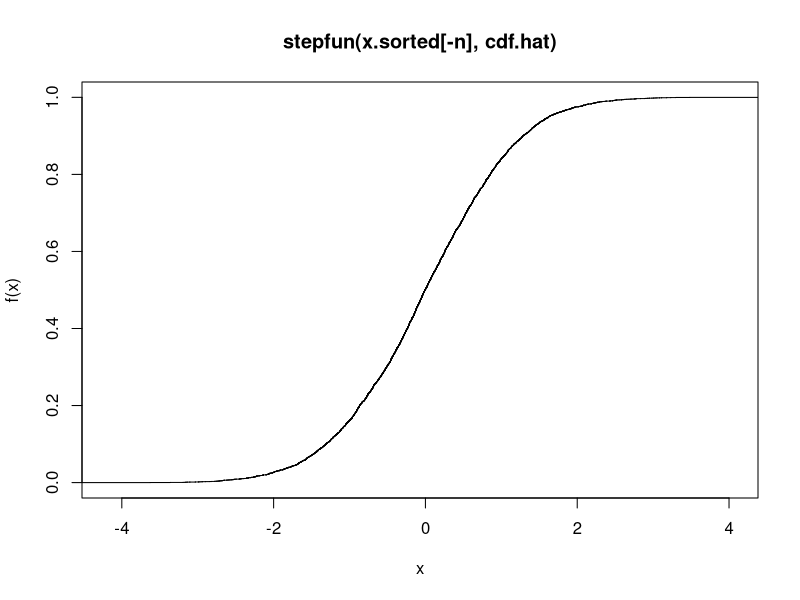
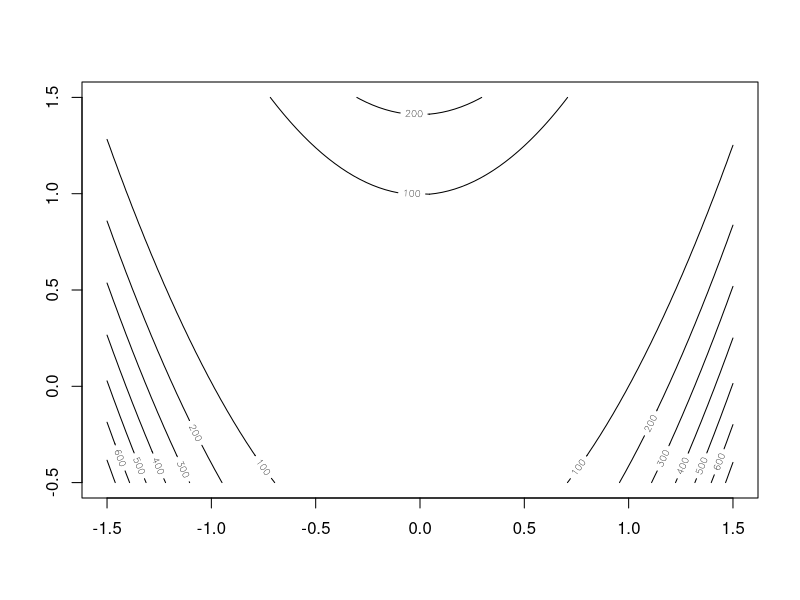
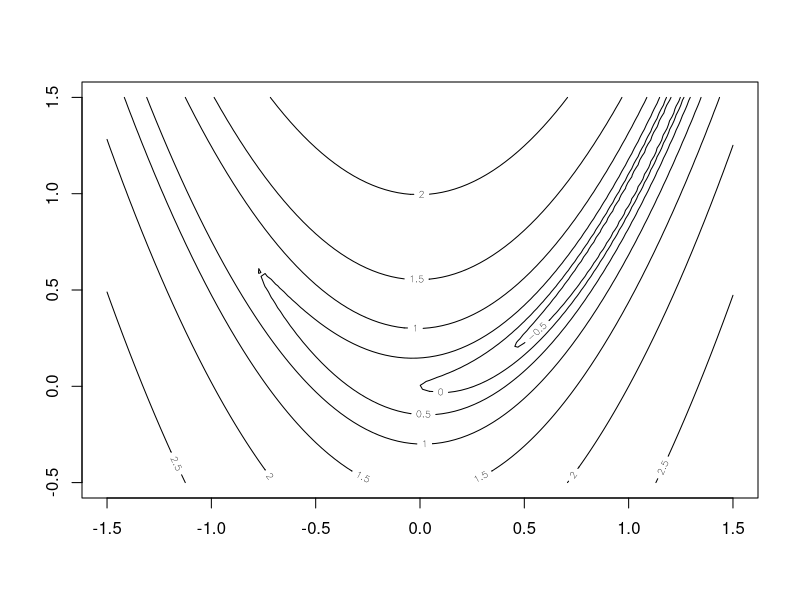
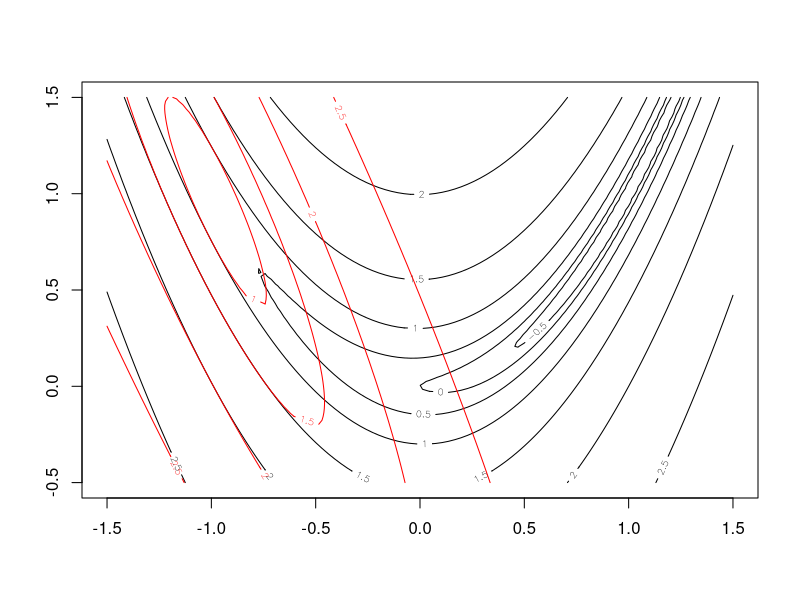
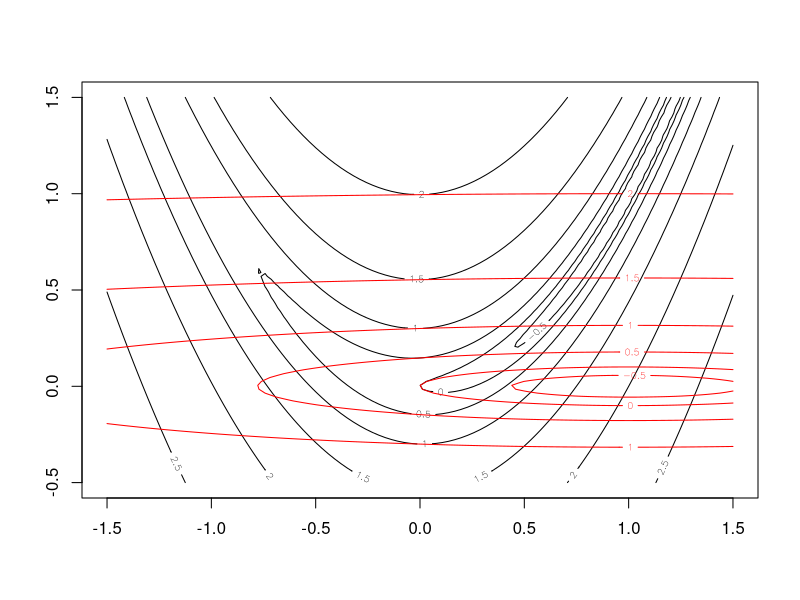
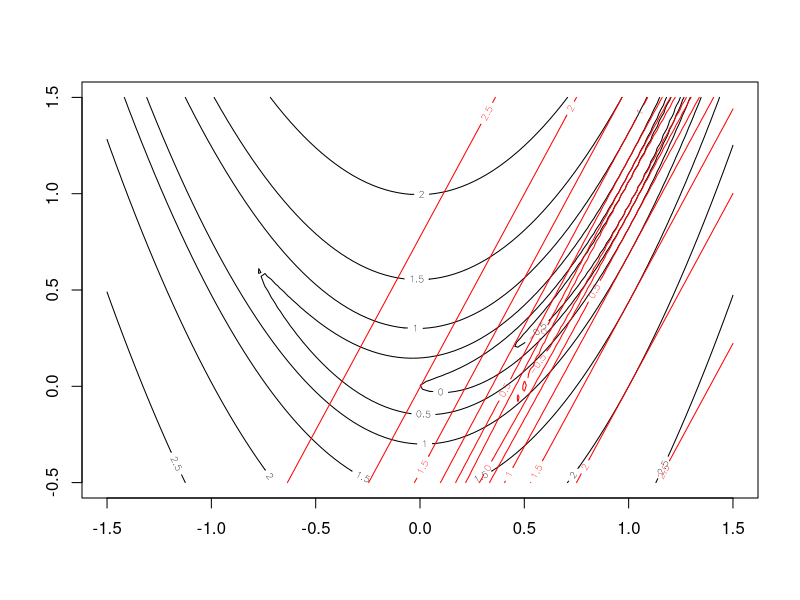
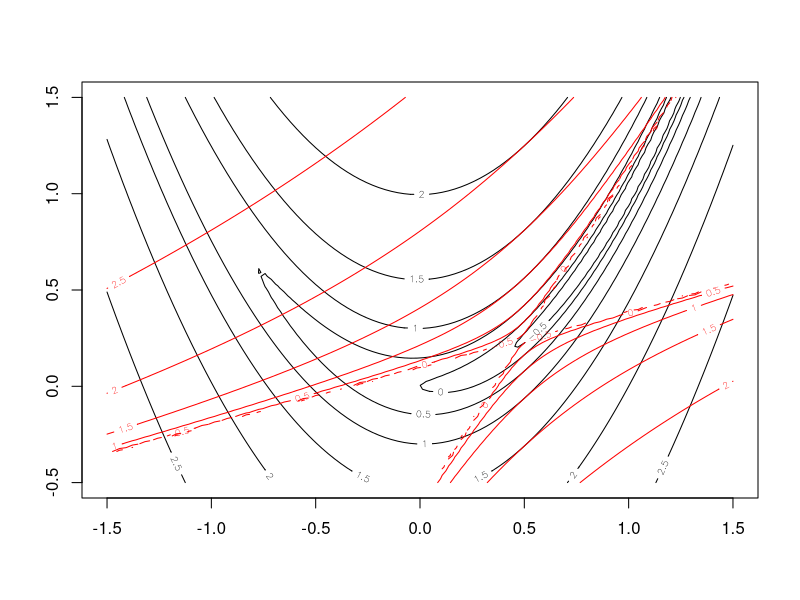

These charts were generated, in order, by the following R code:
## ---- chunk 1
knitr::opts_chunk$set(echo = TRUE)
## ---- chunk 2
eps <- 1
x <- 1
while(x+eps != x) 
  eps <- eps/2
eps/x
## ---- chunk 3
eps <- 1e-18; x <- 1
while(x == x+eps)
  eps <- eps+1e-18
eps
## ---- chunk 4
2*eps
.Machine$double.eps
## ---- chunk 5
eps <- 1; x <- 1/4
while(x+eps != x) 
  eps <- eps/2
eps/x
## ---- chunk 6
# rewrite this
system.time({
X <- matrix(runif(100000),1000,100)
z <- rep(0,1000)
for(i in 1:1000){
  for(j in 1:100) z[i] <- z[i] + X[i,j]
}
})


# using apply
system.time({
z <- apply(X, 1, sum)
})

# using rowSums
system.time({
z <- rowSums(X)
})

# using vectorization
system.time({
ones <- rep(1,100)
z <- X %*% ones
})

## ---- chunk 7
# rewrite the following
system.time({
n <- 100000
z <- rnorm(n)
zneg <- 0; j <- 1
for(i in 1:n){
  if(z[i]<0){
    zneg[j] <- z[i]
    j <- j + 1
  }
}
})

# using apply
n <- 100000
z <- rnorm(n)
system.time(
zneg <- lapply(z, function(x) x[x<0])
)

system.time(
zneg <- z[z<0]
)
## ---- chunk 8
set.seed(1)
n <- 1000
A <- matrix(runif(n*n),n,n) 
x <- runif(n)

t(x) %*% A %*% x
sum(diag(A))
sum(diag((t(A) %*% diag(x) %*% A)))
## ---- chunk 9
set.seed(0)
n <- 1000
A <- matrix(runif(n*n),n,n) 
x.true <- runif(n)
y <- A%*%x.true
## ---- chunk 10
A.inv <- solve(A)
x.1 <- A.inv %*% y
mean(abs(x.1 - x.true))
## ---- chunk 11
x.2 <- solve(A, y)
mean(abs(x.2 - x.true))
## ---- chunk 12
empirical.cdf <- function(x) {
  # sort x and store length
  x.sorted <- sort(x); n <- length(x)
  
  # initialise cdf.hat and calculate
  cdf.hat <- rep(0,n)
  for(i in 1:n) {
    cdf.hat[i] <- sum((x.sorted < x.sorted[i]))/n
  }
  
  # map cdf values to original unsorted x
  cdf.hat <- cdf.hat[order(x)]
  
  # return cdf.hat
  return(cdf.hat)
}

empirical.cdf(rnorm(100))
## ---- chunk 13
empirical.cdf <- function(x, plot.cdf=TRUE) {
  # sort x and store length
  x.sorted <- sort(x); n <- length(x)
  
  # initialise cdf.hat and calculate
  cdf.hat <- rep(0,n)
  for(i in 1:n) {
    cdf.hat[i] <- sum((x.sorted < x.sorted[i]))/n
  }
  
  # cases: if plot.cdf is TRUE then plot cdf; else return cdf.hat
  if(plot.cdf) {
    # create stepfun object
    step.fn <- stepfun(x.sorted[-n], cdf.hat)
    plot(step.fn)
  } else {
      # map cdf values to original unsorted x
      cdf.hat <- cdf.hat[order(x)]
      return(cdf.hat)
  }
}

empirical.cdf(rnorm(5000))
## ---- chunk 14
rb <- function(x,z) {100*(z-x^2)^2 + (1-x)^2}
rb(seq(-10,10), seq(-10,10))
## ---- chunk 15
# produce a matrix of evaluations of the rosenbrock function
x.seq <- seq(-1.5, 1.5, length.out=100)
z.seq <- seq(-0.5, 1.5, length.out=100)
cont.mat <- outer(x.seq,
                  z.seq,
                  Vectorize(function(x,z) rb(x,z)))
contour(x=x.seq, y=z.seq, cont.mat)
## ---- chunk 16
cont.mat <- outer(x.seq,
                  z.seq,
                  Vectorize(function(x,z) log10(rb(x,z))))
contour(x.seq, z.seq, cont.mat, levels = seq(-0.5,2.5, 0.5))
## ---- chunk 17
rb.grad <- function(x,z) {
  d <- deriv(expression(100*(z-x^2)^2 + (1-x)^2), namevec=c("x", "z"), func=TRUE)
  attr(d(x,z), "gradient")
}

rb.grad(1,4)
## ---- chunk 18
delta <- 1e-7
(rb(0+delta,0) - rb(0,0))/delta
(rb(0,0+delta) - rb(0,0))/delta
rb.grad(0,0)
## ---- chunk 19
rb.hess <- function(x,z) {
  d <- deriv(expression(100*(z-x^2)^2 + (1-x)^2), namevec=c("x", "z"), hessian=TRUE, func=TRUE)
  attr(d(x,z), "hessian")[,,]
}

rb.hess(1,4)
## ---- chunk 20
delta <- 1e-7

(rb.grad(0+delta, 0) - rb.grad(0, 0))/delta
(rb.grad(0, 0+delta) - rb.grad(0, 0))/delta
rb.hess(0,0)
## ---- chunk 21
# function which produces a quadractic approximation and plots it
cont.approx <- function(x.star, z.star, col) {
  
  # define a function for the quadratic approximation
  quad.approx <- function(x,z) {rb(x.star,z.star) +    
      rb.grad(x.star,z.star)%*%c(x-x.star, z-z.star) + (t(c(x-x.star, z-z.star)) %*% rb.hess(x.star, z.star) %*% c(x-x.star, z-z.star))/2}
  
  cont.mat <- outer(x.seq,
                    z.seq,
                    Vectorize(function(x,z) log10(quad.approx(x,z))))
  
  contour(x.seq, z.seq, cont.mat, add=TRUE, col=col, levels=seq(-0.5,2.5, 0.5))
}

# approximate contour around (-1,0.5)
cont.mat <- outer(x.seq,
                  z.seq,
                  Vectorize(function(x,z) log10(rb(x,z))))
contour(x.seq, z.seq, cont.mat, levels = seq(-0.5,2.5, 0.5))
cont.approx(-1,0.5, col="red")

# approximate contour around (0,0)
cont.mat <- outer(x.seq,
                  z.seq,
                  Vectorize(function(x,z) log10(rb(x,z))))
contour(x.seq, z.seq, cont.mat, levels = seq(-0.5,2.5, 0.5))
cont.approx(0,0, col="red")

# approximate contour around (1,1)
cont.mat <- outer(x.seq,
                  z.seq,
                  Vectorize(function(x,z) log10(rb(x,z))))
contour(x.seq, z.seq, cont.mat, levels = seq(-0.5,2.5, 0.5))
cont.approx(1,1, col="red")
## ---- chunk 22
cont.mat <- outer(x.seq,
                  z.seq,
                  Vectorize(function(x,z) log10(rb(x,z))))
contour(x.seq, z.seq, cont.mat, levels = seq(-0.5,2.5, 0.5))
cont.approx(.5,.5, col="red")
## ---- chunk 23
# write rb function with one input
rb <- function(x) {100*(x[2]-x[1]^2)^2 + (1-x[1])^2}
optim(c(0,0), rb) # sanity check

#write rb.grad function with one input
rb.grad <- function(x) {
  x1 <- x[1]; x2 <- x[2]
  d <- deriv(expression(100*(x2-x1^2)^2 + (1-x1)^2), namevec=c("x1", "x2"), func=TRUE)
  attr(d(x1,x2), "gradient")
}
rb.grad(c(0.5,0.5)) # sanity check
## ---- chunk 24
# optimize rb with Nelder-Mead method using rb.grad
optim(c(-0.5,1), rb, gr=rb.grad)
## ---- chunk 25
c(1,1)-optim(c(-0.5,1), rb, gr=rb.grad)$par
